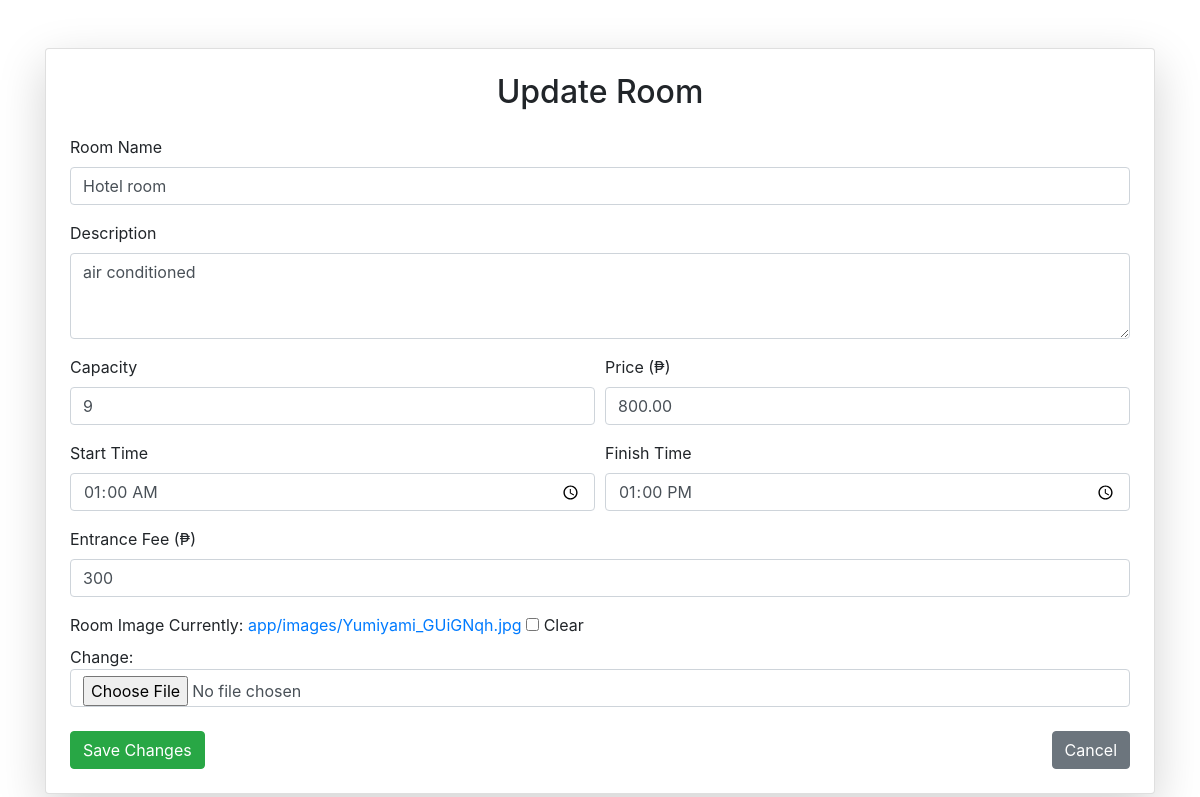
The page /settings/room/form/1 (signed in) on the database its author committed.
### app/models.py (models this page shows, shortened)
class Room(models.Model):
    resort = models.ForeignKey(Resort, on_delete=models.CASCADE, related_name='rooms')
    picture = models.ImageField(upload_to='app/images/', blank=True)
    description = models.TextField(blank=True, null=True)
    room_name = models.CharField(max_length=255)
    capacity = models.PositiveIntegerField()
    price = models.DecimalField(max_digits=10, decimal_places=2)
    start = models.TimeField()
    finish = models.TimeField()
    entrance = models.IntegerField(default=0)

### app/views.py (the view)
# urls.py: path('settings/room/form/<int:id>', views.update_room, name='update_room'),
@login_required
def update_room(request, id):
    room = get_object_or_404(Room, id=id)
    if request.method == 'POST':
        form = RoomForm(request.POST, request.FILES, instance=room)
        if form.is_valid():
            form.save()
            return redirect('resort_settings')
    else:
        form = RoomForm(instance=room)
    return render(request, 'app/auth/roomForm.html', {'form': form})

### templates/app/auth/roomForm.html (shortened to what this page needs)
<!DOCTYPE html>
<html lang="en">
<head>
  <link href="https://maxcdn.bootstrapcdn.com/bootstrap/4.5.2/css/bootstrap.min.css" rel="stylesheet">
</head>
<body>
  <div class="container mt-5">
    <div class="card shadow-lg p-4">
      <h2 class="text-center mb-4">Update Room</h2>
      <form method="post" enctype="multipart/form-data" class="needs-validation" novalidate>
        <div class="form-group mb-3">
          <label for="room_name" class="form-label">Room Name</label>
          {{ form.room_name }}
        </div>
        <div class="form-group mb-3">
          <label for="description" class="form-label">Description</label>
          {{ form.description }}
        </div>
        <div class="form-row mb-3">
          <div class="col">
            <label for="capacity" class="form-label">Capacity</label>
            {{ form.capacity }}
          </div>
          <div class="col">
            <label for="price" class="form-label">Price (₱)</label>
            {{ form.price }}
          </div>
        </div>
        <div class="form-row mb-3">
          <div class="col">
            <label for="start" class="form-label">Start Time</label>
            {{ form.start }}
          </div>
          <div class="col">
            <label for="finish" class="form-label">Finish Time</label>
            {{ form.finish }}
          </div>
        </div>
        <div class="form-group mb-3">
          <label for="entrance" class="form-label">Entrance Fee (₱)</label>
          {{ form.entrance }}
        </div>
        <div class="form-group mb-4">
          <label for="picture" class="form-label">Room Image</label>
          {{ form.picture }}
        </div>
        <div class="d-flex justify-content-between">
          <button type="submit" class="btn btn-success">Save Changes</button>
          <a href="{% url 'room_page' %}" class="btn btn-secondary">Cancel</a>
        </div>
      </form>
    </div>
  </div>
</body>
</html>

### rows shown on the page
Room: room_name "Hotel room", description "air conditioned", capacity "9", price "800.00", start "01:00:00", finish "13:00:00", entrance "300"
